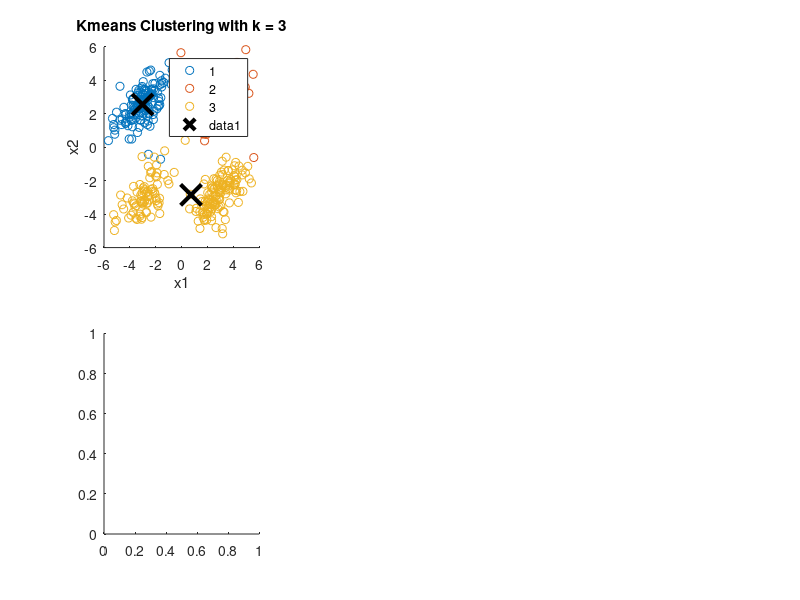
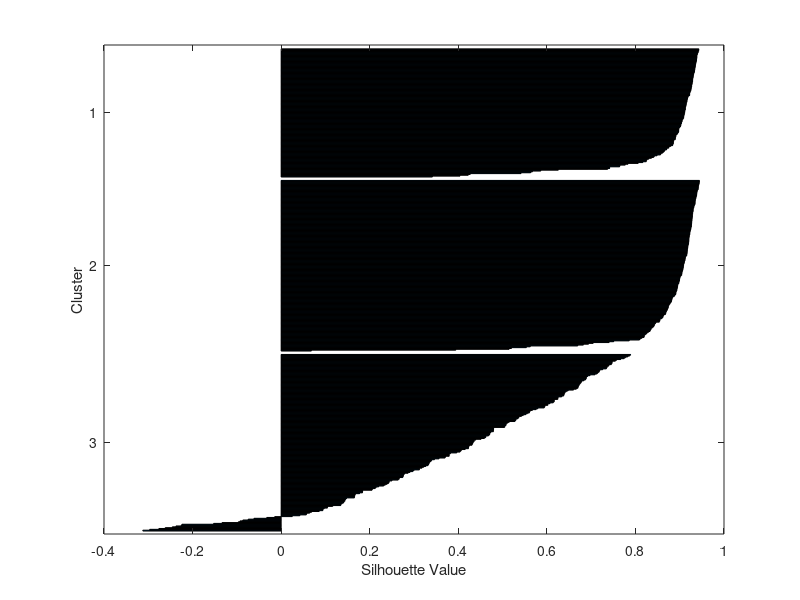

Recreate these plots in MATLAB, in order. (Note: this script raises an error after producing the figures.)
%load the MATLAB file named kmeansdata.mat
load('kmeansdata.mat');

%assign number of clusters
k = [3,4,5]

% Create a new figure
figure;

% implement Kmeans clustering to evaluate different number of clusters
for i = 1:length(k)
    [idx, C] = kmeans(X, k(i));

    % Create a subplots for the clustering
    subplot(2, length(k), i);
    gscatter(X(:,1),X(:,2),idx);
    hold on;
    plot(C(:,1),C(:,2),'kx','MarkerSize',15,'LineWidth',3);
    title(['Kmeans Clustering with k = ', num2str(k(i))]);
    xlabel('x1');
    ylabel('x2');
    hold off;

    % Create a subplots for the silhouette plot
    subplot(2, length(k), length(k) + i);
    [silh,h] = silhouette(X,idx);
    h = gca;
    h.Children.EdgeColor = [.8 .8 1];
    xlabel 'Silhouette Value';
    ylabel 'Cluster';
    title(['Silhouette Plot with k = ', num2str(k(i))]);
    hold off;

    % Calculate the mean performance using silhouette Value
    meanSilhouette = mean(silh);
    
    % Display the mean silhouette value
    fprintf('Mean Silhouette Value for K = %d is %f\n',k(i),meanSilhouette);
end

%find out the optimal number of clusters that achieve the best performance
eva = evalclusters(X,'kmeans','CalinskiHarabasz','KList',[3:5]);
disp(eva)





